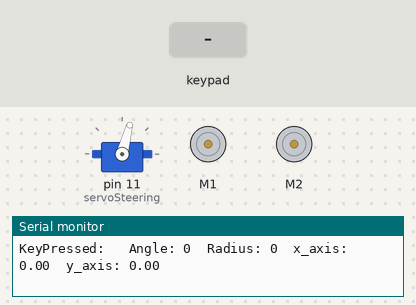
The sketch below on a simulated Arduino Uno, built with avr-gcc and run on an emulated ATmega328P. Parts: servo, 2 × DC motor (green arrow = forward, orange = backward, longer = faster), the last lines printed to the serial monitor. Inputs (shaded band) come from the test bench.

Above: at 1.2 s.
1.3 s: key 'U' pressed
At 1.57 s:
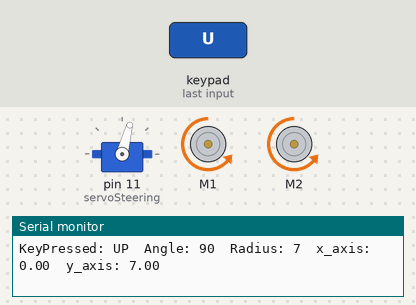
3.2 s: key 'D' pressed
At 4.6 s:
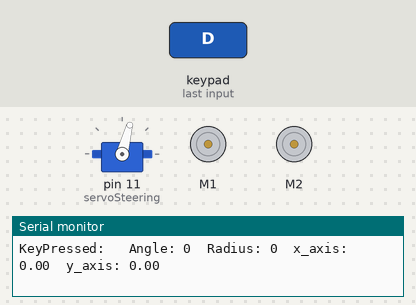
5.1 s: key 'R' pressed
At 6.0 s:
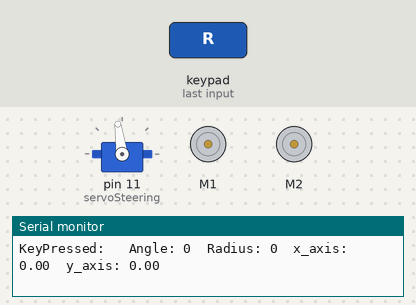
6.6 s: key 'U' pressed
At 6.86 s:
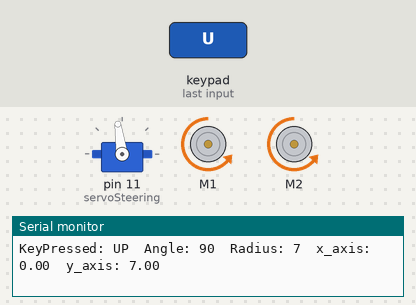
8.5 s: key 'D' pressed
At 9.8 s:
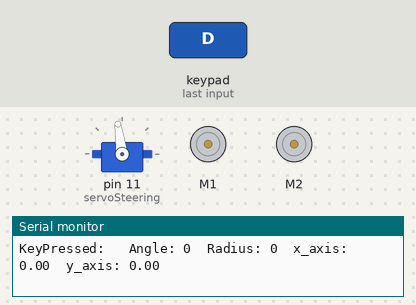
Timing chart, 0 to 11.4 s (numbered marks = the images above; inputs shaded):
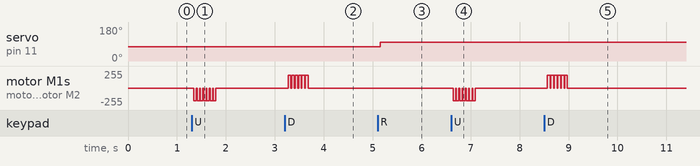

Measured:
- after the input at 1.3 s, motor M1, motor M2: alternates backward 191/255 for 0.05 s and stopped for 0.01 s, 14 changes in all, then stays stopped, starting at once
- after the input at 3.2 s, motor M1, motor M2: alternates forward 191/255 for 0.05 s and stopped for 0.02 s, 12 changes in all, then stays stopped, starting after 0.07 s
- after the input at 5.1 s, servo on pin 11 (servoSteering): 75° → 98° after 0.06 s
- after the input at 6.6 s, motor M1, motor M2: alternates backward 191/255 for 0.05 s and stopped for 0.01 s, 14 changes in all, then stays stopped, starting at once
- after the input at 8.5 s, motor M1, motor M2: alternates forward 191/255 for 0.05 s and stopped for 0.02 s, 12 changes in all, then stays stopped, starting after 0.07 s

The sketch:

Finished_Motor_Code.ino
```cpp
/*
   Gamepad module provides three different mode namely Digital, JoyStick and Accerleometer.

   You can reduce the size of library compiled by enabling only those modules that you want to
   use. For this first define CUSTOM_SETTINGS followed by defining INCLUDE_modulename.

   Explore more on: https://thestempedia.com/docs/dabble/game-pad-module/
*/
// Hayden Stubbendeck, Group F.6
//code for steering, moving forward and moving backward
#define CUSTOM_SETTINGS
#define INCLUDE_GAMEPAD_MODULE
#include <Dabble.h>
#include <DRV8835MotorShield.h>
#include <ServoTimer2.h>
ServoTimer2 servoSteering;
DRV8835MotorShield motors;
//ServoTimer2 winch;
//ServoTimer2 launcher;

void setup() {

  // put your setup code here, to run once:
  Serial.begin(9600);      // make sure your Serial Monitor is also set at this baud rate.
  Dabble.begin(9600); //Enter baudrate of your bluetooth.Connect bluetooth on Bluetooth port present on evive  servoSteering.attach(11); //Steering Ser
  servoSteering.write(1320); //corresponding to straight
  servoSteering.attach(11);
  //launcher.attach(12);
  //launcher.write(750);
  //winch.attach(13);
  //winch.write(750);
}

void loop() {

  Dabble.processInput();
  motors.setM1Speed(0);
  motors.setM2Speed(0);           //this function is used to refresh data obtained from smartphone.Hence calling this function is mandatory in order to get data properly from your mobile.
  Serial.print("KeyPressed: ");
  if (GamePad.isUpPressed())
  {
    Serial.print("UP");
    motors.setM1Speed(-300);// makes the rover go forward
    motors.setM2Speed(-300);
  }

  if (GamePad.isDownPressed())
  {
    Serial.print("DOWN");
    motors.setM1Speed(300);// makes the rover go backward
    motors.setM2Speed(300);
  }

  if (GamePad.isLeftPressed())
  {
    Serial.print("Left");
    servoSteering.write(1200);// moves servo to the left making the rover go to the left
  }

  if (GamePad.isRightPressed())
  {
    Serial.print("Right");
    servoSteering.write(1550); // moves servo to the right making the rover go the left

  }
  if (GamePad.isSquarePressed())
  {
    Serial. print("Square");
    //winch.write(140);
  }

  if (GamePad.isCirclePressed())
  {
    Serial.print("Circle");
    //launcher.write(90);
    //winch.write(90);
  }

  if (GamePad.isCrossPressed())
  {
    Serial.print("Cross");
    //launcher.write(120);
  }

  if (GamePad.isTrianglePressed())
  {
    Serial.print("Triangle");
    //winch.write(30);
  }

  if (GamePad.isStartPressed())
  {
    Serial.print("Start");
  }

  if (GamePad.isSelectPressed())
  {
    Serial.print("Select");
     //corresponding to zero (750-2250)
    servoSteering.write(1375); //corresponding to straight
  }
  Serial.print('\t');

  int a = GamePad.getAngle();
  Serial.print("Angle: ");
  Serial.print(a);
  Serial.print('\t');
  int b = GamePad.getRadius();
  Serial.print("Radius: ");
  Serial.print(b);
  Serial.print('\t');
  float c = GamePad.getXaxisData();
  Serial.print("x_axis: ");
  Serial.print(c);
  Serial.print('\t');
  float d = GamePad.getYaxisData();
  Serial.print("y_axis: ");
  Serial.println(d);
  Serial.println();
}
```
